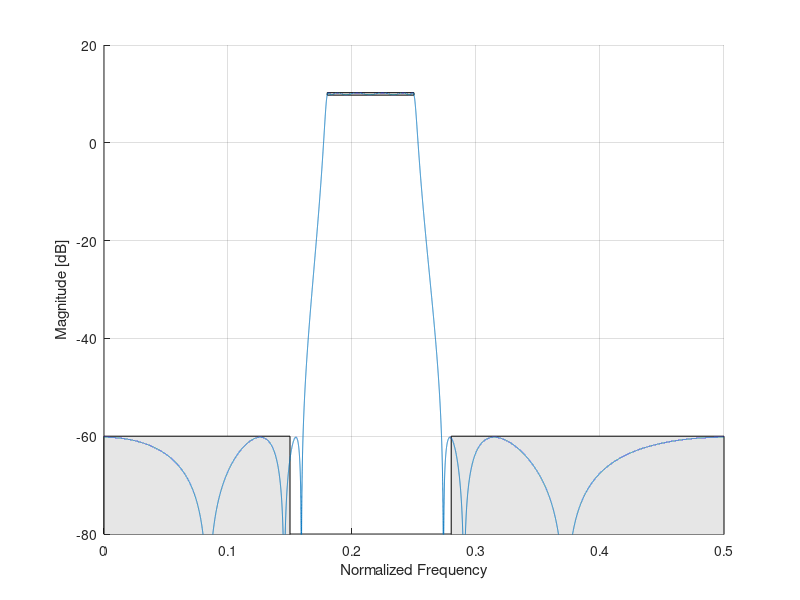

The MATLAB script that drew this image:
%% IIR Filter Design
% 
% Authors:  (ECE486 Group 10, Spring 2016)
%   Josh Scripture, Nabil Chowdhoury, Chris Eustis

clear;
close all;

% %% Lowpass filter
% 
% % Sampling Frequency
% Fs = 50000;
% 
% % Passband
% pb = 0.05*pi/pi;
% 
% % Stopband
% sb = 0.11*pi/pi;
% 
% % Passband Ripple (dB)
% % (0.9 = +-1 dB, 0.8 = +-2 dB, ...)
% pb_rip = -20*log10(0.99);
% 
% % Stopband Attenuation (dB)
% % (0.01 = 40 dB, .001 = 60 dB, ...)
% sb_atten = -20*log10(0.0001);
% 
% % Find IIR Filter order and natural frequency
% [N_Ellip, Ws_Ellip] = ellipord(pb, sb, pb_rip, sb_atten);
% 
% % Calculate coefficients
% [B_Ellip, A_Ellip] = ellip(N_Ellip, pb_rip, sb_atten, Ws_Ellip);
% 
% % Get patches to show specifications
% figure(1); clf;
% patch([0 .07 .07 0], [0.1 0.1 -0.1 -0.1],0.9*[1 1 1]);
% hold on;
% patch([.11 .5 .5 .11], [-100 -100 -80 -80],0.9*[1 1 1]);
% 
% % Plot it out
% [H_Ellip, W_Ellip]= freqz(B_Ellip, A_Ellip, Fs);
% plot(W_Ellip / pi, 20*log10(abs(H_Ellip)));
% axis([0 0.5 -90, 5]);
% ylabel('Magnitude [dB]');
% xlabel('Normalized Frequency');
% grid on;
% 
% % Print out filter design order
% fprintf('Lowpass Filter Order: %d\n', N_Ellip);

%% Bandpass filter

% Passband: 12 kHz to 15 kHz (9.9dB - 10.1 dB)
% Stopband: < 11.2 kHz (-60 dB)
% Stopband: > 16 kHz (-60 dB)

% Sampling Frequency
Fs = 48000;

% Passband
pass1 = 12000;
pass2 = 15000
gain = 10^(10.25/20); % 10 dB
% Stopband
stop1 = 11200;
stop2 = 16000;

% Normalize the frequencies
% Passband
% pb = [ 0.4*pi 0.6*pi]/pi;
% pb = [ pass1 pass2 ] / Fs;
pb = [ 0.18 0.25];

% Stopband
% stopband = [ 0.2*pi 0.8*pi]/pi;
% sb = [ stop1 stop2 ] / Fs;
sb = [0.15 0.28];

% Passband Ripple (dB)
% (0.9 = +-1 dB, 0.8 = +-2 dB, ...)
pb_rip = -20*log10(0.95);

% Stopband Attenuation (dB)
% (0.01 = 40 dB, .001 = 60 dB, ...)
sb_atten = -20*log10(0.0003);

% Find IIR Filter order and natural frequency
[N_Ellip, Ws_Ellip] = ellipord(pb, sb, pb_rip, sb_atten);

% Calculate coefficients
[B_Ellip, A_Ellip] = ellip(N_Ellip, pb_rip, sb_atten, Ws_Ellip*2);

% Get patches to show specifications
figure(2); clf;
patch([pb(1) pb(2) pb(2) pb(1)], [10.25 10.25 9.75 9.75],0.9*[1 1 1]);
hold on;
patch([0 sb(1) sb(1) 0], [-60 -60 -100 -100],0.9*[1 1 1]);
patch([.5 sb(2) sb(2) .5], [-60 -60 -100 -100],0.9*[1 1 1]);

% Add Gain
B_Ellip = B_Ellip*gain;

% Get frequency response
[H_Ellip, W]= freqz(B_Ellip, A_Ellip, Fs);

% Plot it out
plot((W / (2*pi)), 20*log10(abs(H_Ellip)));
axis([0 0.5 -80, 20]);
ylabel('Magnitude [dB]');
xlabel('Normalized Frequency');
grid on;

% Compute group delay
% Gd is group delay, W is frequencies (in radians) at which it is
% evaluated
[Gd, W] = grpdelay(B_Ellip, A_Ellip, Fs/2);

% Normalize W to 0 to 1, 
W_norm = W / (pi);

% Plot the group delay
% figure(3);
% h = plot(W_norm,Gd);
% xlim([0 .5]);
% xlabel('Normalized Frequency');
% ylabel('Samples of delay');
% grid on;

% Print out filter design order
fprintf('Bandpass Filter Order: %d\n', N_Ellip*2);